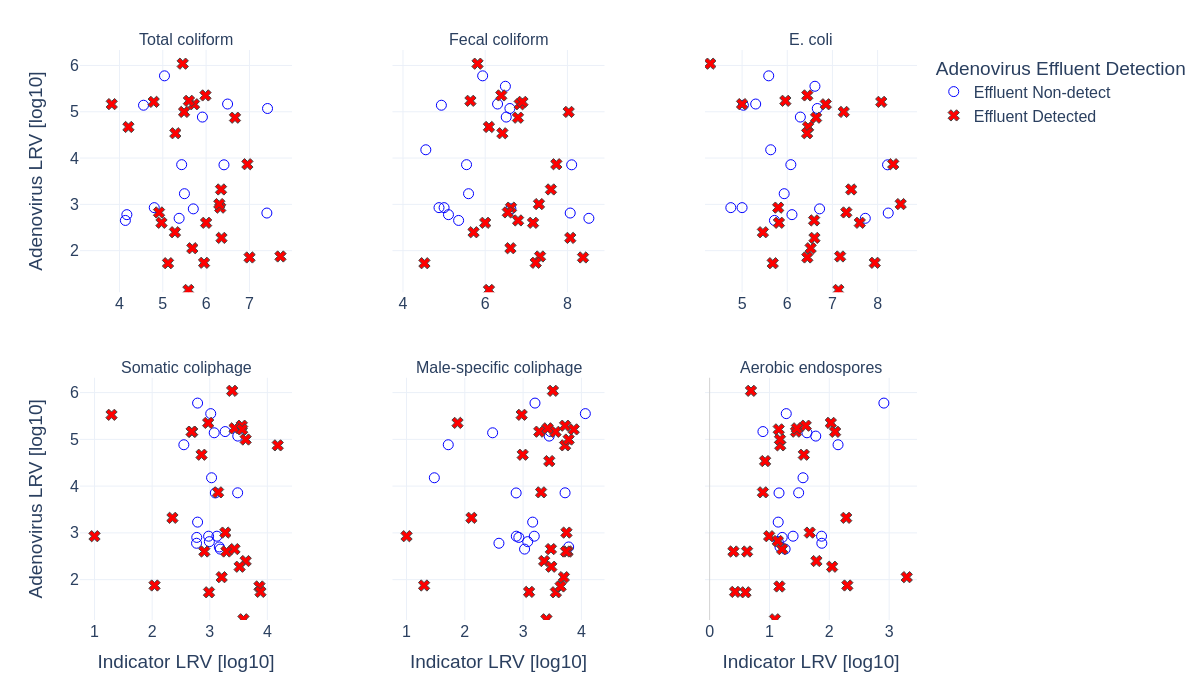

Write Python code to recreate this figure.
# filename: scatter_adenovirus_vs_indicators.py
import pandas as pd
import numpy as np
import plotly.graph_objs as go
from plotly.subplots import make_subplots
import math

file_name = "WWTP_microbial_loads_and_removal.xlsx"
xls = pd.ExcelFile(file_name)
df_data = pd.read_excel(xls, sheet_name="Data")
df_mdl = pd.read_excel(xls, sheet_name="Method detection limits")

# Normalize Plant codes
df_data['Plant'] = df_data['Plant'].replace({'BiSP': 'BiSp'})

# Organism lists for indicators and Lookup maps
indicators = [
    'Total coliform', 'Fecal coliform', 'E. coli',
    'Somatic coliphage', 'Male-specific coliphage', 'Aerobic endospores'
]

# Map IndicatorName to final Microorganism names (cover Adenovirus too)
indicator_map = {
    'totalcoliform': 'Total coliform',
    'fecalcoliform': 'Fecal coliform',
    'e.coli': 'E. coli',
    'somacoliphage': 'Somatic coliphage',
    'malespeccoliphage': 'Male-specific coliphage',
    'aerobicendospore': 'Aerobic endospores',
    'adenovirus': 'Adenovirus',
}

def map_indicator_to_microorganism(ind_name):
    ind_name_lower = ind_name.lower()
    for key, val in indicator_map.items():
        if key in ind_name_lower:
            return val
    return None

df_data['Microorganism'] = df_data['IndicatorName'].apply(map_indicator_to_microorganism)
df_data = df_data[df_data['Microorganism'].notna()]

# MDL and Units dicts keyed by lowercase organism names
mdl_dict = {row['Organism'].lower(): row['MDL'] for _, row in df_mdl.iterrows()}

# Organism to MDL sheet Organism names map
microorganism_to_mdl_organism = {
    'Total coliform': 'Total coliform',
    'Fecal coliform': 'Fecal coliform',
    'E. coli': 'E. coli',
    'Somatic coliphage': 'Soma Coliphage',
    'Male-specific coliphage': 'Male Specific Coliphage',
    'Aerobic endospores': 'Aerobic endospores',
    'Adenovirus': 'Adenovirus',
}

# Map Microorganism to MDL and assign as column
def get_mdl(microorganism):
    mdl_org = microorganism_to_mdl_organism.get(microorganism)
    if mdl_org:
        return mdl_dict.get(mdl_org.lower(), np.nan)
    else:
        return np.nan

df_data['MDL'] = df_data['Microorganism'].apply(get_mdl)

# Replace BDL and 0 with MDL for calculations
def replace_bdl_zero_with_mdl(row):
    val = row['Count']
    if pd.isna(val):
        return np.nan
    val_str = str(val).strip().upper()
    if val_str == 'BDL':
        return row['MDL']
    try:
        fval = float(val)
        if fval == 0:
            return row['MDL']
        return fval
    except:
        return np.nan

df_data['Count_num'] = df_data.apply(replace_bdl_zero_with_mdl, axis=1)

# Sample type rules:
# Adenovirus effluent = Effluent grab
# Somatic and male-specific coliphage effluent = UF Effluent
# Others effluent = Effluent grab
uf_effluent_organisms = {'Somatic coliphage', 'Male-specific coliphage'}

# Helper to select effluent dataframe by microorganism
def get_effluent_df(microorganism):
    if microorganism == 'Adenovirus':
        return df_data[(df_data['SampleType'] == 'Effluent grab')]
    elif microorganism in uf_effluent_organisms:
        return df_data[(df_data['SampleType'] == 'UF Effluent')]
    else:
        return df_data[(df_data['SampleType'] == 'Effluent grab')]

# Influent dataframe is always Influent grab
df_influent = df_data[df_data['SampleType'] == 'Influent grab']

# Function to retrieve LRV pairs dataframe for given microorganism and plant
def get_LRV_pairs(microorganism, plant=None):
    # Influent filtered
    df_inf = df_influent[df_influent['Microorganism'] == microorganism]
    if plant:
        df_inf = df_inf[df_inf['Plant'] == plant]
    # Effluent filtered
    df_eff = get_effluent_df(microorganism)
    df_eff = df_eff[df_eff['Microorganism'] == microorganism]
    if plant:
        df_eff = df_eff[df_eff['Plant'] == plant]

    # Select relevant columns and rename counts
    df_inf_sel = df_inf[['Plant', 'Event', 'Count', 'Count_num']].rename(columns={'Count': 'Influent_raw', 'Count_num': 'Influent_used'})
    df_eff_sel = df_eff[['Plant', 'Event', 'Count', 'Count_num']].rename(columns={'Count': 'Effluent_raw', 'Count_num': 'Effluent_used'})

    # Merge influent and effluent by Plant and Event
    df_paired = pd.merge(df_inf_sel, df_eff_sel, on=['Plant', 'Event'], how='inner')

    # Filter pairs where influent_used > MDL to exclude low influent values
    mdl = get_mdl(microorganism)
    df_paired = df_paired[df_paired['Influent_used'] > mdl]

    # Drop NaNs in used counts
    df_paired = df_paired.dropna(subset=['Influent_used', 'Effluent_used'])

    # Calculate LRV
    df_paired['LRV'] = np.log10(df_paired['Influent_used'] / df_paired['Effluent_used'])

    return df_paired

# Get Adenovirus pairs (all plants pooled)
df_adenovirus_pairs = get_LRV_pairs('Adenovirus')

# We'll gather dataframes for each indicator organism with paired Adenovirus
list_scatter_data = []

for indicator in indicators:
    df_ind_pairs = get_LRV_pairs(indicator)

    # Merge Adenovirus with indicator pairs on Plant + Event
    # Keep only pairs where both LRVs exist
    df_merge = pd.merge(
        df_ind_pairs[['Plant','Event','LRV']],
        df_adenovirus_pairs[['Plant','Event','LRV']],
        on=['Plant','Event'],
        suffixes=('_Indicator', '_Adenovirus')
    )

    df_merge['Indicator'] = indicator

    list_scatter_data.append(df_merge)

# Concatenate data for all indicator panels
df_all = pd.concat(list_scatter_data, ignore_index=True)

# Rename columns for output clarity
df_all = df_all.rename(columns={
    'LRV_Indicator': 'Indicator_LRV [log10]',
    'LRV_Adenovirus': 'Adenovirus_LRV [log10]'
})

# Plotly multi-panel scatter plot
plants_order = sorted(df_data['Plant'].dropna().unique())
indicators_ordered = indicators

panel_rows = 2
panel_cols = 3

# Remove global y_title and x_title from make_subplots
fig = make_subplots(
    rows=panel_rows, cols=panel_cols,
    subplot_titles=indicators_ordered,
    shared_xaxes=False,
    shared_yaxes=True,
    vertical_spacing=0.15,
    horizontal_spacing=0.12,
)

# Colors and symbols for detection based on Adenovirus effluent raw detection (we do detection plot only on effluent for Adenovirus)
# Effluent detection flag for Adenovirus calculated from df_adenovirus_pairs original raw counts
# We'll create dict keyed by Plant+Event tuple for Adenovirus detection flags
def get_effluent_detect_flag_from_raw_count(val):
    if pd.isna(val):
        return 'Unknown'
    val_str = str(val).strip().upper()
    if val_str == 'BDL':
        return 'Non-detect'
    try:
        fval = float(val)
        if fval == 0:
            return 'Non-detect'
        else:
            return 'Detected'
    except:
        return 'Unknown'

# Get Adenovirus raw effluent data for plant+event detection lookup
df_adenovirus_eff_raw = df_data[(df_data['Microorganism']=='Adenovirus')&(df_data['SampleType']=='Effluent grab')]
df_adenovirus_eff_raw = df_adenovirus_eff_raw.set_index(['Plant','Event'])
adenovirus_detect_map = df_adenovirus_eff_raw['Count'].apply(get_effluent_detect_flag_from_raw_count).to_dict()

# Marker config
color_map = {'Non-detect': 'blue', 'Detected': 'red'}
symbol_map = {'Non-detect': 'circle-open', 'Detected': 'x'}

for i, indicator in enumerate(indicators_ordered):
    row = (i // panel_cols) + 1
    col = (i % panel_cols) + 1

    df_panel = df_all[df_all['Indicator'] == indicator]

    # Add scatter points for each pair colored by Adenovirus effluent detection
    for detect_flag in ['Non-detect', 'Detected']:
        df_sub = df_panel.copy()
        # Map plant,event to detection flag; only keep matching flags for plotting
        df_sub['Effluent_detected_flag'] = df_sub.apply(
            lambda r: adenovirus_detect_map.get((r['Plant'], r['Event']), 'Unknown'), axis=1)
        df_sub = df_sub[df_sub['Effluent_detected_flag'] == detect_flag]

        fig.add_trace(go.Scatter(
            x=df_sub['Indicator_LRV [log10]'],
            y=df_sub['Adenovirus_LRV [log10]'],
            mode='markers',
            marker=dict(
                symbol=symbol_map[detect_flag],
                color=color_map[detect_flag],
                size=10,
                line=dict(width=1)
            ),
            name=f'Effluent {detect_flag}',
            showlegend=True if i==0 else False
        ), row=row, col=col)

    # Configure axes
    # Dynamic range based on data range for plot
    x_vals = df_panel['Indicator_LRV [log10]']
    y_vals = df_panel['Adenovirus_LRV [log10]']
    if not x_vals.empty and not y_vals.empty:
        x_min, x_max = x_vals.quantile(0.02), x_vals.quantile(0.98)
        y_min, y_max = y_vals.quantile(0.02), y_vals.quantile(0.98)
        extra = 0.5
        fig.update_xaxes(range=[x_min - extra, x_max + extra], row=row, col=col, zeroline=True, zerolinewidth=1, zerolinecolor='lightgray', automargin=True)
        fig.update_yaxes(range=[y_min - extra, y_max + extra], row=row, col=col, zeroline=True, zerolinewidth=1, zerolinecolor='lightgray', automargin=True)

    # Set y-axis title only on first column of panels (left side), with automargin to prevent label clipping
    if col == 1:
        fig.update_yaxes(title_text='Adenovirus LRV [log10]', row=row, col=col, automargin=True)
    else:
        # Remove y-axis title for other columns
        fig.update_yaxes(title_text=None, row=row, col=col)

    # Set x-axis title only on bottom row panels (row=2), with automargin and standoff for spacing
    if row == panel_rows:
        fig.update_xaxes(title_text='Indicator LRV [log10]', row=row, col=col, automargin=True, title_standoff=15)
    else:
        # Remove x-axis titles for top row panels
        fig.update_xaxes(title_text=None, row=row, col=col)

fig.update_layout(
    font=dict(size=16),
    height=700,
    width=1200,
    margin=dict(t=50, b=80, l=80, r=40),  # increased bottom margin for x-axis titles clearance
    template='plotly_white',
    legend=dict(
        title='Adenovirus Effluent Detection'
    )
)

# Save outputs to same filenames as original
base_filename = "scatter_adenovirus_vs_indicators"
html_file = base_filename + ".html"
png_file = base_filename + ".png"
csv_file = base_filename + ".csv"

fig.write_html(html_file, include_plotlyjs='cdn')
fig.write_image(png_file, width=1200, height=700)
df_all.to_csv(csv_file, index=False)

print(csv_file)
print(html_file)
print(png_file)
print("scatter_adenovirus_vs_indicators.py")
